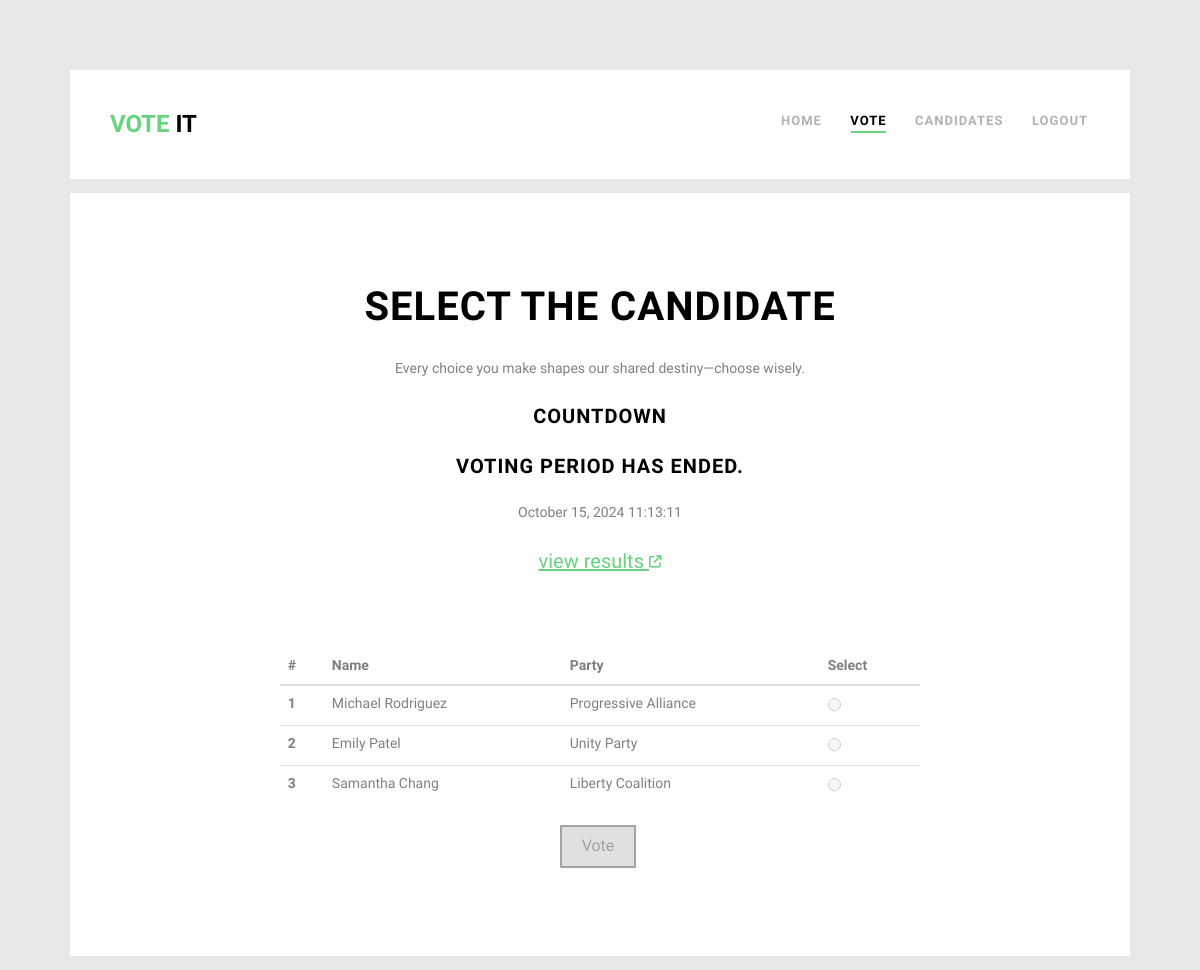
Page /votelist/ (signed in) on the committed database.
### main/models.py (models this page shows, shortened)
class Candidate(models.Model):
  name = models.CharField(max_length=100)
  dob = models.DateField()
  place = models.CharField(max_length=100)
  political_organization = models.TextField()
  degrees = models.TextField()
  previous_jobs = models.TextField()
  work_experience = models.TextField()
  achivements = models.TextField()
  vison = models.TextField()
  goals = models.TextField()
  description = models.TextField()
  picture = models.ImageField(upload_to ='uploads/profilePics', null=True, blank=True)
  votesCount = models.IntegerField(default=0, blank=True)

### main/views.py (the view, shortened to what this page needs)
# urls.py: path('votelist/', views.voteList, name="voteList"),
@login_required
def voteList(request):
  countDownItem = VotingCountdown.objects.first()
  countDown = countDownItem.formatted_end_time()
  candidates = Candidate.objects.all()
  remainingTime = countDownItem.end_time - timezone.make_aware(datetime.now())
  if remainingTime < timedelta(seconds=0):
    return render(request, 'vote-list.html',{'active': 'vote', 'countDown': countDown, 'candidates': candidates, 'disabled': 'disabled'})

### main/models.py (called while the page is built)
  def formatted_end_time(self):
    return self.end_time.strftime("%B %d, %Y %H:%M:%S")

### templates/vote-list.html (shortened to what this page needs)
{% extends 'base.html' %}
{% load static %}
{% block main %}
<div class="container-wrap" >
    <div id="fh5co-contact">
        <div class="row animate-box">
            <div class="col-md-6 col-md-offset-3 text-center fh5co-heading" >
                <h2 style="font-size: 4rem;">Select The Candidate</h2>
                <p>Every choice you make shapes our shared destiny—choose wisely.</p>
                <h2 style="font-size: 2rem;">Countdown</h2>
                <h2 id="timer"></h2>
                <p>{{countDown}}</p>
                <a id="results" href="/results"></a>
            </div>
        </div>
        <div class="row animate-box" style="display: flex;justify-content: center;align-items:center;">
            <div class="col-lg-8">
                <form method="post">
                    <table class="table table-hover">
                        <thead>
                            <tr>
                            <th scope="col">#</th>
                            <th scope="col">Name</th>
                            <th scope="col">Party</th>
                            <th scope="col">Select</th>
                            </tr>
                        </thead>
                        <tbody>
                            {% for candidate in candidates %}
                                <tr>
                                    <th scope="row">{{forloop.counter}}</th>
                                    <td>{{candidate.name | title}}</td>
                                    <td>{{candidate.political_organization | title}}</td>
                                    <td><input type="radio" name="vote" value="{{candidate.id}}" id="vote" {{disabled}}></td>
                                </tr>
                            {% endfor %}
                        </tbody>
                    </table>
                    <div class="mt-3" style="display: flex;justify-content: center;align-items:center;">
                        <div class="col-lg-8" style="display: flex;justify-content: center;align-items:center;">
                            <input type="submit" id="verify" value="Vote" class="btn btn-primary btn-modify verify" {{disabled}}>
                        </div>
                    </div>
                </form>
            </div>
        </div>
    </div>
</div>
{% endblock main %}

### static/css/style.css (style rules this page uses)
body { font-family: "Oxygen", sans-serif; font-weight: 300; font-size: 14px; line-height: 1.7; color: gray; background: #e8e8e8; }
a { color: #66D37E; -webkit-transition: 0.5s; -o-transition: 0.5s; transition: 0.5s; }
p { margin-bottom: 20px; }
h1, h2, h3, h4, h5, h6, figure { color: #000; font-family: "Source Sans Pro", sans-serif; font-weight: 400; margin: 0 0 20px 0; }
.container-wrap { max-width: 1060px; margin: 0 auto; margin-bottom: 1em; background: #fff; }
#fh5co-about, #fh5co-services, #fh5co-contact, #fh5co-work, #fh5co-blog, #fh5co-counter, #fh5co-footer { padding: 6em 3em; clear: both; }
.fh5co-heading { margin-bottom: 5em; }
.fh5co-heading h2 { font-size: 13px; margin-bottom: 20px; line-height: 1.5; font-weight: 700; font-family: "Source Sans Pro", sans-serif; letter-spacing: 1px; text-transform: uppercase; color: #000; }
.btn { margin-right: 4px; margin-bottom: 4px; font-family: "Oxygen", sans-serif; font-size: 16px; font-weight: 400; -webkit-border-radius: 1px; -moz-border-radius: 1px; -ms-border-radius: 1px; border-radius: 1px; -webkit-transition: 0.5s; -o-transition: 0.5s; transition: 0.5s; padding: 8px 20px; }
.btn-primary { background: #66D37E; color: #fff; border: 2px solid #66D37E; }
.js .animate-box { opacity: 0; }

### templates/vote-list.html (style rules this page uses)
#timer { font-size: 2rem; text-align: center; }
.verify:disabled { background-color: #ccc; color: #666; opacity: 0.6; border-color: #666 !important; }
#results { text-decoration: underline; font-size: 2rem; }

### rows in the picture
Candidate: name "Michael Rodriguez", political_organization "Progressive Alliance"
Candidate: name "Emily Patel", political_organization "Unity Party"
Candidate: name "Samantha Chang", political_organization "Liberty Coalition"

### other values in the picture
{{ countDown }} "October 15, 2024 11:13:11"
